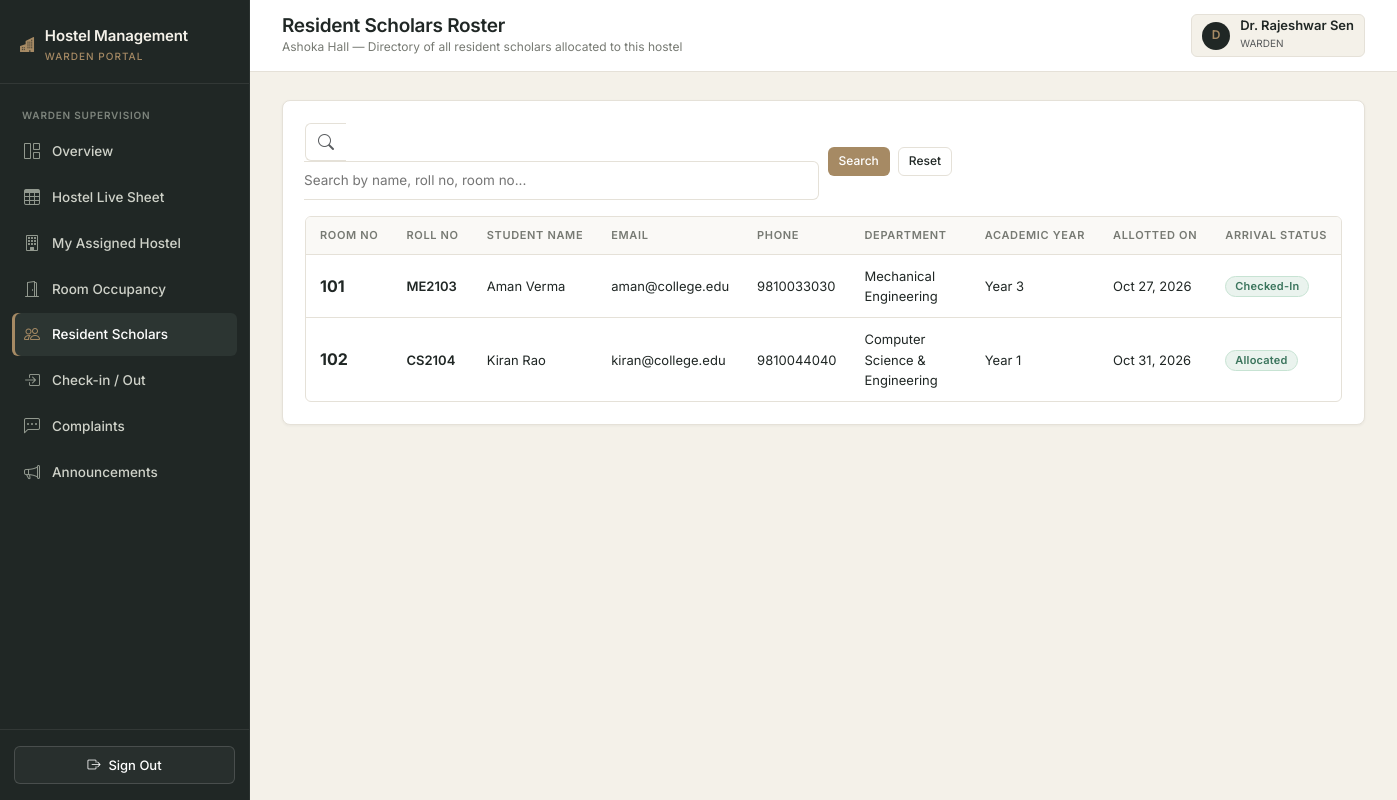
Page /warden/students (signed in) on the committed database.
### app/models.py (models this page shows, shortened)
class User(UserMixin, db.Model):
    __tablename__ = "users"
    id = db.Column(db.Integer, primary_key=True)
    name = db.Column(db.String(100), nullable=False)
    email = db.Column(db.String(120), unique=True, nullable=False, index=True)
    password_hash = db.Column(db.String(255), nullable=False)
    role = db.Column(db.Enum("student", "warden", "admin", name="user_roles"), nullable=False)
    created_at = db.Column(db.DateTime, default=datetime.utcnow, nullable=False)
    student = db.relationship("Student", backref="user", uselist=False, cascade="all, delete-orphan")
    warden = db.relationship("Warden", backref="user", uselist=False, cascade="all, delete-orphan")

class Hostel(db.Model):
    __tablename__ = "hostels"
    id = db.Column(db.Integer, primary_key=True)
    hostel_name = db.Column(db.String(100), unique=True, nullable=False)
    hostel_type = db.Column(db.Enum("Boys", "Girls", "Co-ed", name="hostel_types"), nullable=False)
    address = db.Column(db.String(255), nullable=False)
    total_rooms = db.Column(db.Integer, default=0, nullable=False)
    description = db.Column(db.Text)
    rooms = db.relationship("Room", backref="hostel", cascade="all, delete-orphan", lazy="dynamic")
    wardens = db.relationship("Warden", backref="hostel", lazy="dynamic")
    complaints = db.relationship("Complaint", backref="hostel", lazy="dynamic")
    announcements = db.relationship("Announcement", backref="hostel", lazy="dynamic")

class Allocation(db.Model):
    __tablename__ = "allocations"
    id = db.Column(db.Integer, primary_key=True)
    student_id = db.Column(db.Integer, db.ForeignKey("students.id", ondelete="CASCADE"), nullable=False)
    room_id = db.Column(db.Integer, db.ForeignKey("rooms.id"), nullable=False)
    application_id = db.Column(db.Integer, db.ForeignKey("applications.id", ondelete="SET NULL"), nullable=True)
    allocation_date = db.Column(db.DateTime, default=datetime.utcnow, nullable=False)
    check_in_date = db.Column(db.DateTime, nullable=True)
    check_out_date = db.Column(db.DateTime, nullable=True)
    status = db.Column(db.Enum("Allocated", "Checked-In", "Checked-Out", "Cancelled", name="alloc_status"), default="Allocated", nullable=False)

class Room(db.Model):
    __tablename__ = "rooms"
    id = db.Column(db.Integer, primary_key=True)
    hostel_id = db.Column(db.Integer, db.ForeignKey("hostels.id", ondelete="CASCADE"), nullable=False)
    room_number = db.Column(db.String(10), nullable=False)
    room_type = db.Column(db.Enum("Single", "Double", "Triple", "Dormitory", name="room_types"), nullable=False)
    capacity = db.Column(db.SmallInteger, nullable=False)
    occupied_count = db.Column(db.SmallInteger, default=0, nullable=False)
    status = db.Column(db.Enum("Available", "Full", "Maintenance", name="room_status"), default="Available", nullable=False)
    __table_args__ = (
        db.UniqueConstraint("hostel_id", "room_number", name="uq_hostel_room_no"),
    )
    allocations = db.relationship("Allocation", backref="room", lazy="dynamic")

class Student(db.Model):
    __tablename__ = "students"
    id = db.Column(db.Integer, primary_key=True)
    user_id = db.Column(db.Integer, db.ForeignKey("users.id", ondelete="CASCADE"), unique=True, nullable=False)
    registration_number = db.Column(db.String(30), unique=True, nullable=False, index=True)
    phone = db.Column(db.String(15), nullable=False)
    department = db.Column(db.String(100), nullable=False)
    academic_year = db.Column(db.SmallInteger, nullable=False)
    gender = db.Column(db.Enum("Male", "Female", "Other", name="genders"), nullable=False)
    address = db.Column(db.String(255))
    applications = db.relationship("Application", backref="student", cascade="all, delete-orphan", lazy="dynamic")
    allocations = db.relationship("Allocation", backref="student", cascade="all, delete-orphan", lazy="dynamic")
    complaints = db.relationship("Complaint", backref="student", cascade="all, delete-orphan", lazy="dynamic")

### app/warden/routes.py (the view, shortened to what this page needs)
@bp.route("/students")
@login_required
@role_required("warden")
def students():
    warden = get_current_warden()
    hostel = warden.hostel
    if not hostel:
        return render_template("warden/unassigned.html", warden=warden)
    query = request.args.get("q", "").strip()
    allocs_query = Allocation.query.join(Room).filter(
        Room.hostel_id == hostel.id,
        Allocation.status.in_(["Allocated", "Checked-In"])
    )
    allocations = allocs_query.order_by(Room.room_number.asc()).all()
    return render_template("warden/students.html", hostel=hostel, allocations=allocations, query=query)

### app/__init__.py (called while the page is built)
@login_manager.user_loader
def load_user(user_id):
    from .models import User
    return db.session.get(User, int(user_id))

### app/warden/routes.py (called while the page is built)
def get_current_warden():
    warden = Warden.query.filter_by(user_id=current_user.id).first()
    if not warden:
        abort(404, description="Warden profile not found.")
    return warden

### app/templates/warden/students.html (shortened to what this page needs)
{% extends "shared/base.html" %}
{% block page_title %}Resident Scholars Roster{% endblock %}
{% block page_subtitle %}{{ hostel.hostel_name }} — Directory of all resident scholars allocated to this hostel{% endblock %}
{% block content %}
<div class="content-panel">
  <form method="GET" action="{{ url_for('warden.students') }}" class="row g-2 align-items-center mb-3">
    <div class="col-md-6">
      <div class="input-group">
        <span class="input-group-text bg-white border-end-0" style="border-color: var(--border-color);"><i class="bi bi-search text-muted"></i></span>
        <input type="text" name="q" class="form-control-custom border-start-0 ps-0" placeholder="Search by name, roll no, room no..." value="{{ query }}">
      </div>
    </div>
    <div class="col-md-3 d-flex gap-2">
      <button type="submit" class="btn-custom btn-bronze btn-sm-custom">Search</button>
      <a href="{{ url_for('warden.students') }}" class="btn-custom btn-outline-custom btn-sm-custom">Reset</a>
    </div>
  </form>
  {% if allocations %}
    <div class="table-responsive-wrapper">
      <table class="custom-table">
        <thead>
          <tr>
            <th>Room No</th>
            <th>Roll No</th>
            <th>Student Name</th>
            <th>Email</th>
            <th>Phone</th>
            <th>Department</th>
            <th>Academic Year</th>
            <th>Allotted On</th>
            <th>Arrival Status</th>
          </tr>
        </thead>
        <tbody>
          {% for a in allocations %}
            <tr>
              <td class="fw-bold fs-6">{{ a.room.room_number }}</td>
              <td class="fw-semibold">{{ a.student.registration_number }}</td>
              <td>{{ a.student.user.name }}</td>
              <td>{{ a.student.user.email }}</td>
              <td>{{ a.student.phone }}</td>
              <td>{{ a.student.department }}</td>
              <td>Year {{ a.student.academic_year }}</td>
              <td>{{ a.allocation_date.strftime('%b %d, %Y') }}</td>
              <td>{{ a.status|status_badge|safe }}</td>
            </tr>
          {% endfor %}
        </tbody>
      </table>
    </div>
  {% else %}
    <div class="text-center py-5 text-muted small">No resident scholars found in {{ hostel.hostel_name }}.</div>
  {% endif %}
</div>
{% endblock %}

### app/templates/shared/base.html (shortened to what this page needs)
<!DOCTYPE html>
<html lang="en">
<head>
  <link rel="stylesheet" href="https://cdn.jsdelivr.net/npm/bootstrap@5.3.3/dist/css/bootstrap.min.css">
  <link rel="stylesheet" href="https://cdn.jsdelivr.net/npm/bootstrap-icons@1.11.3/font/bootstrap-icons.min.css">
  <link rel="stylesheet" href="{{ url_for('static', filename='css/main.css') }}">
</head>
<body>
{% if current_user.is_authenticated %}
  <div class="app-wrapper">
    <aside class="app-sidebar">
      <div class="sidebar-header">
        <div class="sidebar-brand">
          <i class="bi bi-buildings-fill text-warning" style="color: var(--accent-bronze) !important;"></i>
          <div>
            <div>Hostel Management</div>
            <small>{{ current_user.role }} portal</small>
          </div>
        </div>
      </div>
      <nav class="sidebar-nav">
        {% if current_user.role == 'admin' %}
          <div class="nav-section-title">Institutional Overview</div>
          <a href="{{ url_for('admin.overview') }}" class="{{ 'active' if request.endpoint == 'admin.overview' else '' }}">
            <i class="bi bi-grid-1x2"></i> Overview
          </a>
          <a href="{{ url_for('admin.sheets') }}" class="{{ 'active' if request.endpoint == 'admin.sheets' else '' }}">
            <i class="bi bi-table"></i> Live Database Sheet
          </a>
          <div class="nav-section-title">Accommodations</div>
          <a href="{{ url_for('admin.hostels') }}" class="{{ 'active' if request.endpoint == 'admin.hostels' else '' }}">
            <i class="bi bi-building"></i> Hostels
          </a>
          <a href="{{ url_for('admin.rooms') }}" class="{{ 'active' if request.endpoint == 'admin.rooms' else '' }}">
            <i class="bi bi-door-open"></i> Rooms & Beds
          </a>
          <a href="{{ url_for('admin.allocations') }}" class="{{ 'active' if request.endpoint == 'admin.allocations' else '' }}">
            <i class="bi bi-key"></i> Room Allocation
          </a>
          <div class="nav-section-title">Admissions & Students</div>
          <a href="{{ url_for('admin.applications') }}" class="{{ 'active' if request.endpoint == 'admin.applications' else '' }}">
            <i class="bi bi-file-earmark-text"></i> Applications
          </a>
          <a href="{{ url_for('admin.students') }}" class="{{ 'active' if request.endpoint == 'admin.students' else '' }}">
            <i class="bi bi-people"></i> Students
          </a>
          <a href="{{ url_for('admin.wardens') }}" class="{{ 'active' if request.endpoint == 'admin.wardens' else '' }}">
            <i class="bi bi-person-badge"></i> Wardens
          </a>
          <div class="nav-section-title">Administration</div>
          <a href="{{ url_for('admin.complaints') }}" class="{{ 'active' if request.endpoint == 'admin.complaints' else '' }}">
            <i class="bi bi-chat-left-dots"></i> Complaints
          </a>
          <a href="{{ url_for('admin.announcements') }}" class="{{ 'active' if request.endpoint == 'admin.announcements' else '' }}">
            <i class="bi bi-megaphone"></i> Announcements
          </a>
          <a href="{{ url_for('admin.reports') }}" class="{{ 'active' if request.endpoint == 'admin.reports' else '' }}">
            <i class="bi bi-bar-chart"></i> Reports
          </a>
          <a href="{{ url_for('admin.settings') }}" class="{{ 'active' if request.endpoint == 'admin.settings' else '' }}">
            <i class="bi bi-gear-wide-connected"></i> Settings
          </a>
        {% elif current_user.role == 'warden' %}
          <div class="nav-section-title">Warden Supervision</div>
          <a href="{{ url_for('warden.overview') }}" class="{{ 'active' if request.endpoint == 'warden.overview' else '' }}">
            <i class="bi bi-grid-1x2"></i> Overview
          </a>
          <a href="{{ url_for('warden.sheets') }}" class="{{ 'active' if request.endpoint == 'warden.sheets' else '' }}">
            <i class="bi bi-table"></i> Hostel Live Sheet
          </a>
          <a href="{{ url_for('warden.my_hostel') }}" class="{{ 'active' if request.endpoint == 'warden.my_hostel' else '' }}">
            <i class="bi bi-building"></i> My Assigned Hostel
          </a>
          <a href="{{ url_for('warden.occupancy') }}" class="{{ 'active' if request.endpoint == 'warden.occupancy' else '' }}">
            <i class="bi bi-door-open"></i> Room Occupancy
          </a>
          <a href="{{ url_for('warden.students') }}" class="{{ 'active' if request.endpoint == 'warden.students' else '' }}">
            <i class="bi bi-people"></i> Resident Scholars
          </a>
          <a href="{{ url_for('warden.checkin') }}" class="{{ 'active' if request.endpoint == 'warden.checkin' else '' }}">
            <i class="bi bi-box-arrow-in-right"></i> Check-in / Out
          </a>
          <a href="{{ url_for('warden.complaints') }}" class="{{ 'active' if request.endpoint == 'warden.complaints' else '' }}">
            <i class="bi bi-chat-left-dots"></i> Complaints
          </a>
          <a href="{{ url_for('warden.announcements') }}" class="{{ 'active' if request.endpoint == 'warden.announcements' else '' }}">
            <i class="bi bi-megaphone"></i> Announcements
          </a>
        {% endif %}
      </nav>
      <div class="sidebar-footer">
        <a href="{{ url_for('auth.logout') }}" class="btn-custom btn-outline-custom w-100 justify-content-center text-white" style="border-color: rgba(255,255,255,0.15); background: rgba(255,255,255,0.04);">
          <i class="bi bi-box-arrow-right"></i> Sign Out
        </a>
      </div>
    </aside>
    <div class="app-main">
      <header class="app-topbar">
        <div class="d-flex align-items-center gap-3">
          <div class="topbar-title">
            <h1>{% block page_title %}Dashboard{% endblock %}</h1>
            <div class="breadcrumb-sub">{% block page_subtitle %}{{ college_name }}{% endblock %}</div>
          </div>
        </div>
        <div class="topbar-actions">
          <div class="user-profile-badge">
            <div class="user-avatar">{{ current_user.name[:1] }}</div>
            <div>
              <div class="fw-semibold lh-1">{{ current_user.name }}</div>
              <small class="text-muted text-uppercase" style="font-size: 10px;">{{ current_user.role }}</small>
            </div>
          </div>
        </div>
      </header>
      <div class="app-content">
        {% block content %}{% endblock %}
      </div>
    </div>
  </div>
{% endif %}
</body>
</html>

### rows in the picture
User: role "WARDEN", name "D", name "Dr. Rajeshwar Sen"
Hostel: hostel_name "Ashoka Hall"
Allocation: room.room_number "101", student.registration_number "ME2103", student.user.name "Aman Verma", student.user.email "aman@college.edu", student.phone "9810033030", student.department "Mechanical Engineering", student.academic_year "3", allocation_date "Oct 27, 2026", status|status_badge "Checked-In"
Allocation: room.room_number "102", student.registration_number "CS2104", student.user.name "Kiran Rao", student.user.email "kiran@college.edu", student.phone "9810044040", student.department "Computer Science & Engineering", student.academic_year "1", allocation_date "Oct 31, 2026", status|status_badge "Allocated"
